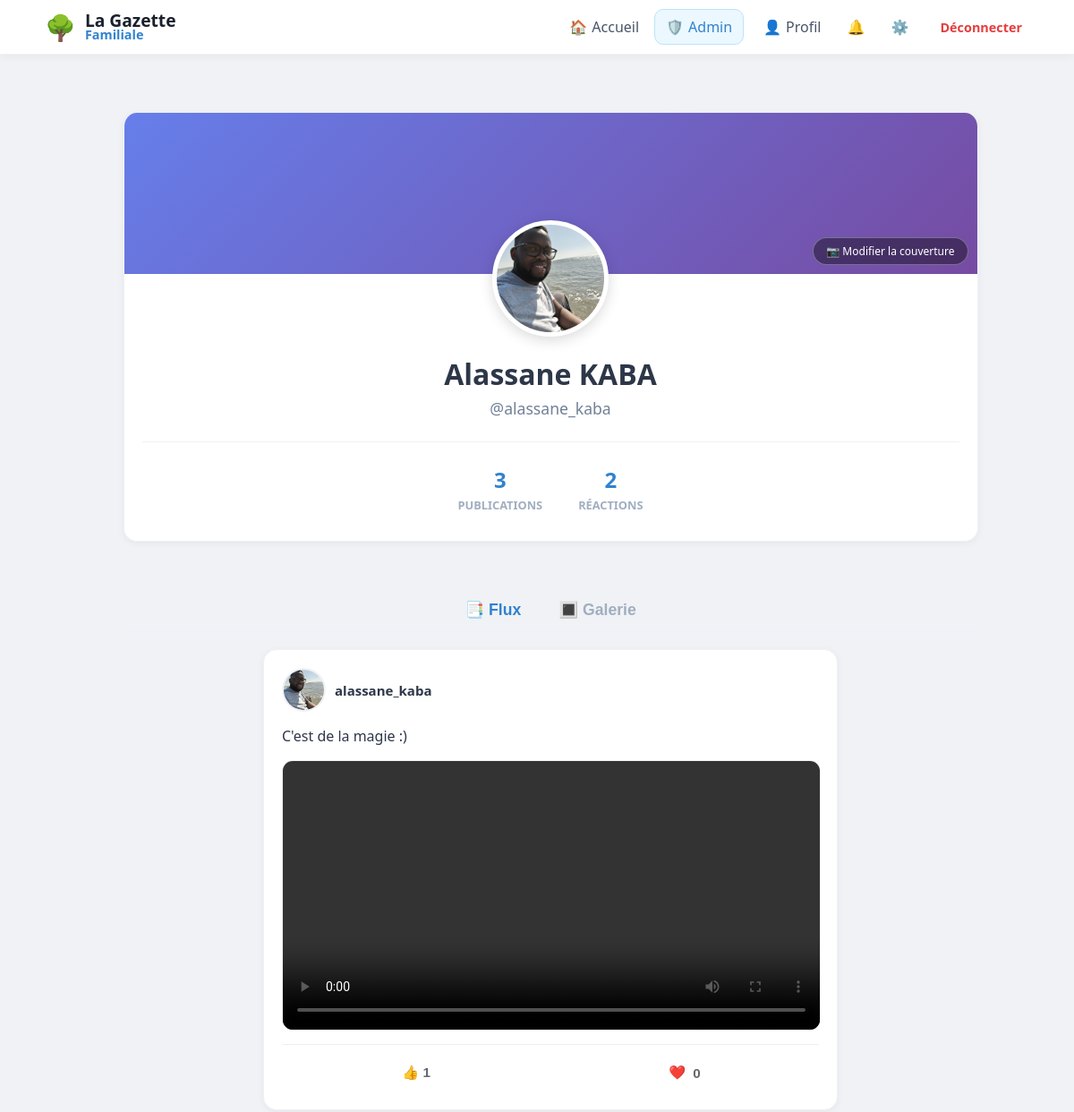
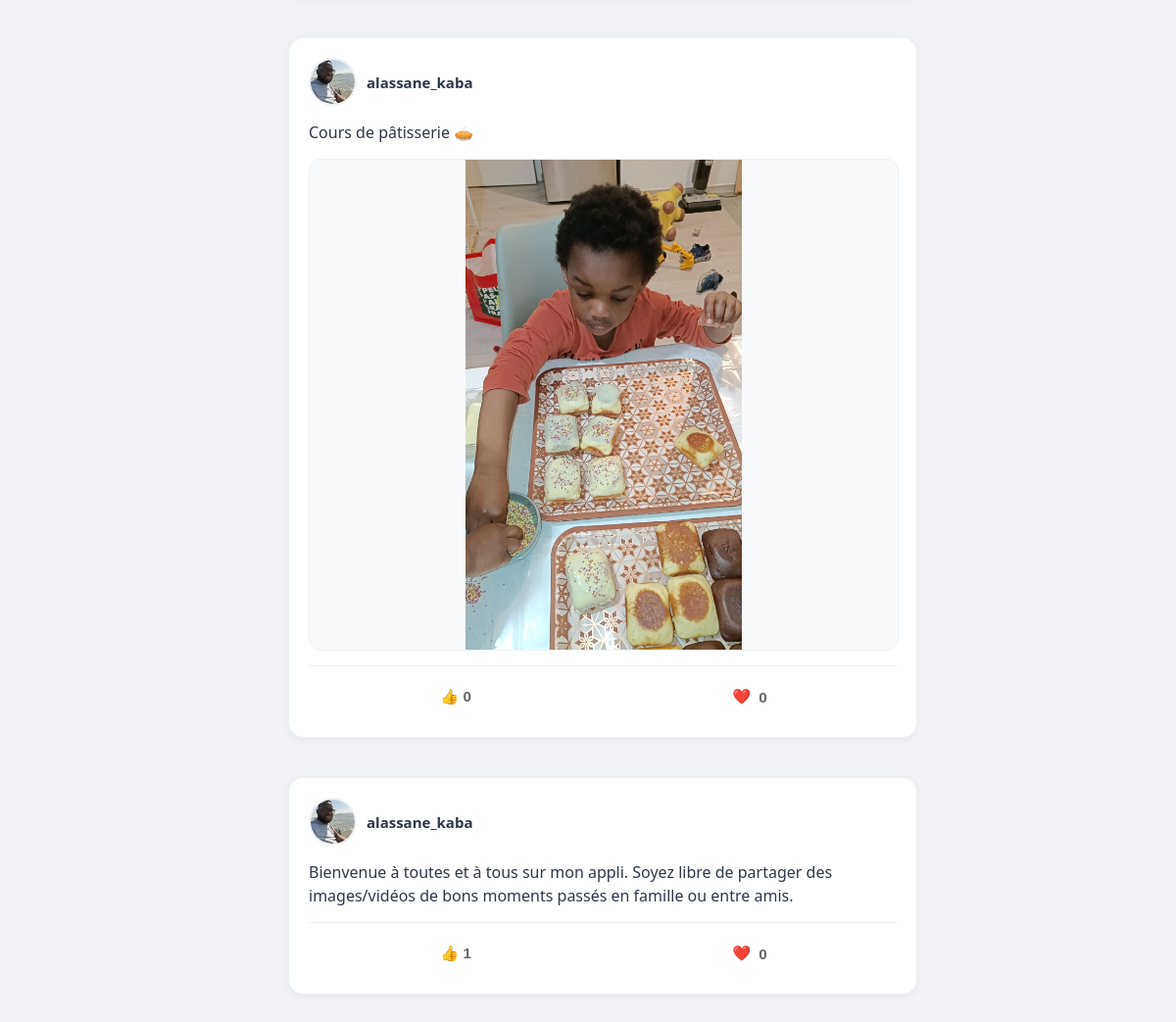
Screenshot of /user/alassane_kaba (signed in) with the database file from the repository (2 pictures, top to bottom).
### tables this page shows
CREATE TABLE users (
                id INTEGER PRIMARY KEY AUTOINCREMENT, 
                email TEXT UNIQUE, 
                firstname TEXT, 
                lastname TEXT, 
                username TEXT UNIQUE, 
                password TEXT, 
                avatar TEXT,
                is_approved INTEGER DEFAULT 0,
                is_admin INTEGER DEFAULT 0
            );

CREATE TABLE posts (
                id INTEGER PRIMARY KEY AUTOINCREMENT, 
                username TEXT, 
                content TEXT, 
                likes INTEGER DEFAULT 0, 
                image TEXT,
                created_at DATETIME DEFAULT CURRENT_TIMESTAMP
            );

CREATE TABLE post_medias (
                        id INTEGER PRIMARY KEY AUTOINCREMENT,
                        post_id INTEGER,
                        filename TEXT,
                        file_type TEXT, -- 'image' ou 'video'
                        FOREIGN KEY (post_id) REFERENCES posts (id) ON DELETE CASCADE
                    );

### app.py (the view)
@app.route("/user/<username>")
@login_required
def profile(username):
    with get_db() as db:
        user_info = db.execute("SELECT * FROM users WHERE username = ?", (username,)).fetchone()
        if not user_info:
            flash("Utilisateur introuvable", "danger")
            return redirect(url_for('home'))
        posts_query = db.execute("""
            SELECT posts.*, users.avatar AS user_avatar,
                (SELECT COUNT(*) FROM reactions WHERE post_id=posts.id AND type='thumb') as thumbs,
                (SELECT COUNT(*) FROM reactions WHERE post_id=posts.id AND type='heart') as hearts
            FROM posts
            JOIN users ON posts.username = users.username
            WHERE posts.username=?
            ORDER BY posts.id DESC
        """, (username,)).fetchall()
        posts = [dict(row) for row in posts_query]
        for post in posts:
            medias = db.execute("SELECT filename, file_type FROM post_medias WHERE post_id = ?",
                                (post['id'],)).fetchall()
            post['medias'] = [dict(m) for m in medias]  # On force la conversion en liste de dicts
        posts_count = len(posts)
        total_reactions = sum((p['thumbs'] or 0) + (p['hearts'] or 0) for p in posts)
    return render_template(
        "profile.html",
        posts=posts,
        user=user_info,
        posts_count=posts_count,
        likes_received=total_reactions
    )

### app.py (called while the page is built)
def get_db():
    db = sqlite3.connect("database.db")
    db.row_factory = sqlite3.Row
    return db

def login_required(f):
    @wraps(f)
    def decorated_function(*args, **kwargs):
        if "user" not in session:
            flash("Veuillez vous connecter pour accéder à cette page.", "info")
            return redirect("/login")
        return f(*args, **kwargs)
    return decorated_function

@app.context_processor
def inject_pending_count():
    if session.get('is_admin'):
        db = get_db()
        count = db.execute("SELECT COUNT(*) as total FROM users WHERE is_approved = 0").fetchone()
        return {'pending_count': count['total']}
    return {'pending_count': 0}

### templates/profile.html (shortened to what this page needs)
{% extends "base.html" %}
{% block content %}
<div class="main-container">
    <div class="post-card" style="padding: 0; overflow: hidden; border-top: none; grid-column: 1 / -1;">
        <div style="height: 180px; background: linear-gradient(135deg, #667eea 0%, #764ba2 100%); position: relative;">
            <label for="cover-upload" style="position: absolute; bottom: 10px; right: 10px; background: rgba(0,0,0,0.4); color: white; padding: 6px 14px; border-radius: 20px; font-size: 12px; cursor: pointer; backdrop-filter: blur(5px); border: 1px solid rgba(255,255,255,0.3);">
                📷 Modifier la couverture
            </label>
        </div>
        <div style="padding: 0 20px 30px 20px; margin-top: -60px; text-align: center;">
            <div style="display: inline-block; position: relative;">
                {% if user.avatar %}
                    <img src="{{ url_for('static', filename='avatars/' + user.avatar) }}"
                         style="width: 120px; height: 120px; border-radius: 50%; border: 5px solid white; object-fit: cover; box-shadow: 0 4px 15px rgba(0,0,0,0.15); background: white;">
                {% else %}
                    <div style="width: 120px; height: 120px; border-radius: 50%; border: 5px solid white; background: #f8fafc; display: flex; align-items: center; justify-content: center; font-size: 50px; box-shadow: 0 4px 15px rgba(0,0,0,0.15);">👤</div>
                {% endif %}
            </div>
            <h1 style="margin: 15px 0 5px 0; color: #2d3748; font-size: 2em; font-weight: 800;">{{ user.firstname }} {{ user.lastname }}</h1>
            <p style="color: #718096; margin: 0; font-size: 1.1em; font-weight: 500;">@{{ user.username }}</p>
            <div style="display: flex; justify-content: center; gap: 40px; margin-top: 25px; padding-top: 25px; border-top: 1px solid #edf2f7;">
                <div style="text-align: center;">
                    <span style="display: block; font-weight: 800; font-size: 1.5em; color: #3182ce;">{{ posts_count }}</span>
                    <span style="color: #a0aec0; font-size: 0.8em; text-transform: uppercase; font-weight: bold;">Publications</span>
                </div>
                <div style="text-align: center;">
                    <span style="display: block; font-weight: 800; font-size: 1.5em; color: #3182ce;">{{ likes_received }}</span>
                    <span style="color: #a0aec0; font-size: 0.8em; text-transform: uppercase; font-weight: bold;">Réactions</span>
                </div>
            </div>
        </div>
    </div>
    <div style="grid-column: 1 / -1;">
        <div style="display: flex; justify-content: center; gap: 30px; margin: 20px 0; border-bottom: 2px solid #edf2f7; padding-bottom: 10px;">
            <button onclick="switchView('feed')" id="btn-feed" style="background: none; border: none; font-weight: bold; color: #3182ce; cursor: pointer; font-size: 1.1em;">📑 Flux</button>
            <button onclick="switchView('grid')" id="btn-grid" style="background: none; border: none; font-weight: bold; color: #a0aec0; cursor: pointer; font-size: 1.1em;">🔳 Galerie</button>
        </div>
        <div id="view-feed">
            <div style="display: flex; flex-direction: column; align-items: center; gap: 20px;">
                {% for post in posts %}
                    <div class="post-card" style="max-width: 600px; width: 100%;">
                        <div style="display: flex; align-items: center; gap: 10px; margin-bottom: 15px;">
                            <img src="{{ url_for('static', filename='avatars/' + post.user_avatar) if post.user_avatar else url_for('static', filename='default_avatar.png') }}" class="avatar">
                            <span class="username">{{ post.username }}</span>
                        </div>
                        <p class="content">{{ post.content }}</p>
                        {% if post.medias %}
                            <div style="display: flex; flex-direction: column; gap: 10px; margin-top: 10px;">
                                {% for media in post.medias %}
                                    <div style="width: 100%; background: #f8fafc; border-radius: 12px; overflow: hidden; border: 1px solid #edf2f7;">
                                        {% if media.file_type == 'video' %}
                                            <video src="{{ url_for('static', filename='uploads/' + media.filename) }}" controls style="width: 100%; max-height: 500px; display: block;"></video>
                                        {% else %}
                                            <img src="{{ url_for('static', filename='uploads/' + media.filename) }}" style="width: 100%; max-height: 500px; object-fit: contain; display: block;">
                                        {% endif %}
                                    </div>
                                {% endfor %}
                            </div>
                        {% endif %}
                        <div style="display: flex; border-top: 1px solid #eee; margin-top: 15px; padding-top: 10px; justify-content: space-around;">
                            <button class="action-btn" onclick="react('{{ post.id }}', 'thumb')">👍 {{ post.thumbs or 0 }}</button>
                            <button class="action-btn" onclick="react('{{ post.id }}', 'heart')"><span style="color: #e53e3e;">❤️</span> {{ post.hearts or 0 }}</button>
                        </div>
                    </div>
                {% endfor %}
            </div>
        </div>
    </div>
</div>
{% endblock %}

### templates/base.html (shortened to what this page needs)
<!DOCTYPE html>
<html lang="fr">
<head>
    <link rel="stylesheet" href="{{ url_for('static', filename='style.css') }}">
</head>
<body>
    <nav class="navbar">
        <div class="nav-content">
            <div class="nav-left">
                <a href="/" style="text-decoration: none; display: flex; align-items: center; gap: 10px;">
                    <span style="font-size: 28px;">🌳</span>
                    <div class="nav-text-container" style="display: flex; flex-direction: column;">
                        <span style="font-size: 1.2em; font-weight: 800; color: #1a202c; line-height: 1;">La Gazette</span>
                        <span style="font-size: 0.9em; font-weight: 600; color: var(--primary); line-height: 1;">Familiale</span>
                    </div>
                </a>
            </div>
            <div class="nav-right" style="display: flex; align-items: center; gap: 5px;">
                <a href="/" class="nav-item">🏠 <span class="nav-text" style="margin-left:5px;">Accueil</span></a>
                {% if session.get("user") %}
                    {% if session.get('is_admin') %}
                    <a href="/admin/users" class="nav-item" style="background: #ebf8ff; color: var(--primary); border: 1px solid #bee3f8; margin-right: 5px;">
                        🛡️ <span class="nav-text" style="margin-left:5px;">Admin</span>
                    </a>
                    {% endif %}
                    <a href="{{ url_for('profile', username=session['user']) }}" class="nav-item">👤 <span class="nav-text" style="margin-left:5px;">Profil</span></a>
                    <a href="/notifications" class="nav-item">🔔</a>
                    <a href="/settings" class="nav-item">⚙️</a>
                    <a href="/logout" style="color: var(--danger); text-decoration: none; font-weight: 700; font-size: 0.9em; margin-left:10px; padding: 8px;">Déconnecter</a>
                {% else %}
                    <a href="/login" class="nav-item">Connexion</a>
                    <a href="/register" style="background: var(--primary); color: white; padding: 8px 16px; border-radius: 10px; text-decoration: none; font-weight: 700; margin-left: 10px;">Rejoindre</a>
                {% endif %}
            </div>
        </div>
    </nav>
    <div class="main-container">
        {% block content %}{% endblock %}
    </div>
</body>
</html>

### static/style.css (style rules this page uses)
body { font-family: 'Segoe UI', system-ui, -apple-system, sans-serif; background: #f0f2f5; margin: 0; color: #1a202c; }
nav { background: white; border-bottom: 1px solid #edf2f7; position: sticky; top: 0; z-index: 1000; }
.post-card { background: white; border-radius: 15px; padding: 20px; margin-bottom: 20px; box-shadow: 0 2px 8px rgba(0,0,0,0.05); border: 1px solid #edf2f7; overflow: hidden; }
.avatar { width: 45px !important; height: 45px !important; border-radius: 50%; object-fit: cover; border: 2px solid #f0f2f5; }
.username { font-weight: bold; color: #2d3748; text-decoration: none; font-size: 15px; }
.content { margin: 15px 0; font-size: 16px; line-height: 1.5; color: #2d3748; }
.nav-item { display: flex; align-items: center; padding: 8px 12px; border-radius: 10px; text-decoration: none; transition: 0.2s; color: #4a5568; }
.action-btn { flex: 1; background: none; border: none; padding: 10px; color: #65676b; font-weight: 600; font-size: 0.95em; cursor: pointer; display: flex; align-items: center; justify-content: center; gap: 8px; transition: background 0.2s; border-radius: 6px; margin: 2px; }
.action-btn span { display: inline-block; }

### templates/base.html (style rules this page uses)
:root { --bg-color: #f0f2f5; --primary: #3182ce; --text-main: #1a202c; --text-light: #718096; --danger: #e53e3e; --success: #38a169; --info: #3182ce; }
body { background-color: var(--bg-color); margin: 0; font-family: 'Segoe UI', system-ui, -apple-system, sans-serif; }
.navbar { background: white; box-shadow: 0 2px 10px rgba(0,0,0,0.05); padding: 10px 0; position: sticky; top: 0; z-index: 1000; border-bottom: 1px solid #edf2f7; }
.nav-content { max-width: 1100px; margin: 0 auto; padding: 0 20px; display: flex; justify-content: space-between; align-items: center; }
.nav-item { display: flex; align-items: center; padding: 8px 12px; border-radius: 10px; text-decoration: none; color: #4a5568; transition: 0.2s; font-weight: 500; }
.main-container { max-width: 1100px; margin: 0 auto; padding: 20px 15px; display: grid; grid-template-columns: 1fr; gap: 25px; align-items: start; box-sizing: border-box; }
@media (min-width: 900px) { .main-container { grid-template-columns: 280px 650px; justify-content: center; } }

### rows the page displays
users: avatar (picture), firstname "Alassane", lastname "KABA", username "alassane_kaba"
posts: avatar (picture), username "alassane_kaba", content "C'est de la magie :)", thumbs "1", likes "0"
posts: avatar (picture), username "alassane_kaba", content "Cours de pâtisserie 🥧", likes "0"
post_medias: filename (picture)
posts: avatar (picture), username "alassane_kaba", content "Bienvenue à toutes et à tous sur mon appli. Soyez libre de partager des images/vidéos de bons moments passés en famille ou entre amis.", id "1", likes "0"

### other values shown
{{ posts_count }} "3"
{{ likes_received }} "2"
